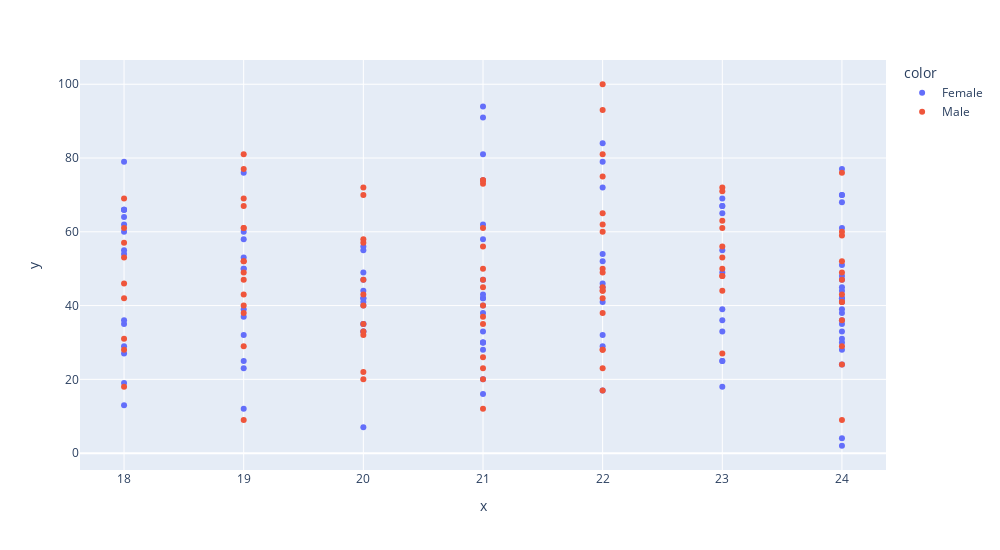

The code cell stored with this chart in its notebook:
### Code cell
fig=px.scatter(x=df.Age,y=df.ACL_Risk_Score,color=df.Gender)
fig.update_layout(width=1000,height=550)
fig.show()

### Figure 1 — Plotly figure (JSON) as saved in the notebook; plotly's stock layout.template omitted (floating-point values rounded to 4 significant figures)
{"data": [{"hovertemplate": "color=Female<br>x=%{x}<br>y=%{y}<extra></extra>", "legendgroup": "Female", "marker": {"color": "#636efa", "symbol": "circle"}, "mode": "markers", "name": "Female", "orientation": "v", "showlegend": true, "type": "scatter", "x": [24, 24, 20, 22, 22, 24, 19, 20, 24, 20, 22, 20, 19, 21, 18, 21, 18, 20, 21, 24, 23, 23, 20, 21, 24, 18, 22, 24, 22, 18, 24, 21, 19, 19, 21, 21, 24, 21, 23, 18, 19, 21, 19, 23, 23, 19, 22, 21, 19, 23, 21, 23, 24, 24, 21, 22, 19, 24, 18, 21, 21, 18, 18, 18, 18, 24, 20, 18, 20, 20, 24, 21, 24, 19, 18, 24, 24, 22, 20, 23, 20, 18, 20, 23, 23, 24, 18, 24, 24, 19, 21, 22, 24, 18, 21, 22, 21, 23, 24, 24, 21, 22, 24, 20, 20, 23, 19], "xaxis": "x", "y": [4, 51, 49, 54, 84, 42, 50, 35, 35, 55, 72, 47, 60, 81, 29, 62, 35, 44, 30, 77, 67, 36, 56, 42, 28, 66, 46, 33, 52, 36, 45, 47, 39, 12, 30, 16, 68, 33, 25, 60, 32, 58, 50, 33, 25, 37, 32, 74, 53, 55, 91, 65, 70, 48, 30, 41, 58, 38, 13, 42, 28, 55, 19, 66, 54, 36, 41, 62, 33, 7, 42, 20, 61, 23, 79, 41, 44, 45, 35, 18, 42, 27, 33, 69, 49, 47, 66, 2, 70, 76, 40, 17, 31, 64, 43, 29, 38, 67, 39, 24, 94, 79, 30, 40, 42, 39, 25], "yaxis": "y"}, {"hovertemplate": "color=Male<br>x=%{x}<br>y=%{y}<extra></extra>", "legendgroup": "Male", "marker": {"color": "#EF553B", "symbol": "circle"}, "mode": "markers", "name": "Male", "orientation": "v", "showlegend": true, "type": "scatter", "x": [21, 22, 20, 21, 23, 22, 21, 23, 23, 19, 22, 21, 19, 23, 22, 18, 20, 24, 19, 21, 23, 24, 21, 20, 20, 19, 18, 21, 23, 19, 18, 19, 22, 21, 24, 22, 24, 20, 21, 23, 21, 23, 24, 19, 19, 19, 24, 23, 18, 23, 22, 22, 19, 21, 22, 22, 24, 22, 24, 18, 21, 20, 20, 18, 22, 19, 19, 18, 18, 21, 23, 21, 20, 22, 24, 20, 18, 22, 19, 24, 24, 20, 19, 20, 24, 22, 22, 24, 20, 22, 21, 19, 22], "xaxis": "x", "y": [73, 62, 57, 74, 61, 75, 26, 53, 71, 69, 65, 47, 67, 50, 44, 46, 35, 43, 43, 74, 48, 49, 45, 33, 70, 29, 28, 20, 44, 52, 53, 40, 60, 37, 47, 17, 29, 22, 50, 72, 23, 27, 41, 49, 38, 81, 41, 63, 57, 56, 93, 28, 61, 35, 45, 50, 59, 100, 24, 18, 61, 72, 47, 42, 81, 77, 47, 61, 31, 12, 48, 40, 32, 42, 9, 20, 69, 49, 52, 36, 60, 43, 9, 40, 52, 38, 44, 76, 58, 28, 56, 61, 23], "yaxis": "y"}], "layout": {"height": 550, "legend": {"title": {"text": "color"}, "tracegroupgap": 0}, "margin": {"t": 60}, "width": 1000, "xaxis": {"anchor": "y", "autorange": true, "domain": [0, 1], "range": [17.63, 24.37], "title": {"text": "x"}, "type": "linear"}, "yaxis": {"anchor": "x", "autorange": true, "domain": [0, 1], "range": [-4.574, 106.6], "title": {"text": "y"}, "type": "linear"}}}
